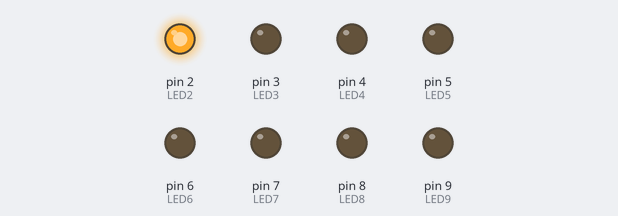
The sketch below on a simulated Arduino Uno, built with avr-gcc and run on an emulated ATmega328P. Shown: output pins drawn as LEDs (lit = HIGH).

Above: at 0.05 s.
At 0.35 s:
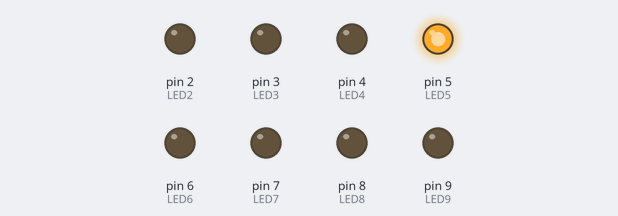
At 0.75 s:
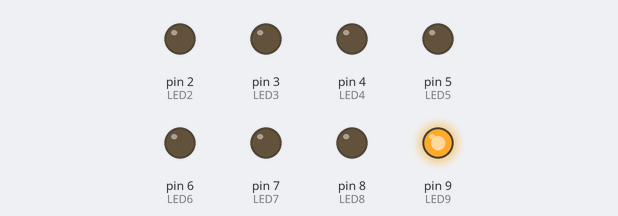
At 1.45 s:
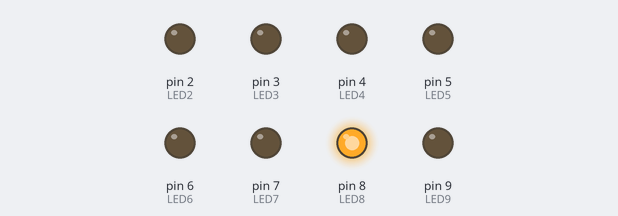
At 2.15 s:
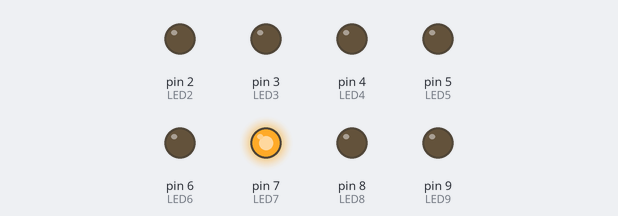
At 2.85 s:
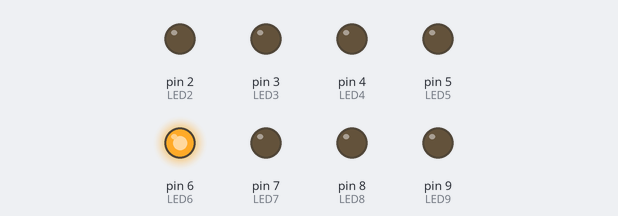
Timing chart, 0 to 3.1 s (numbered marks = the images above):
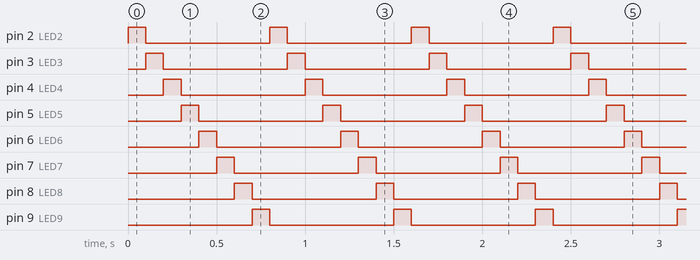

The sketch:

8_LED_TEST.ino
```cpp
int LED2=2; //PIN 8 is set as LED (name)
int LED3=3;
int LED4=4;
int LED5=5;
int LED6=6;
int LED7=7;
int LED8=8;
int LED9=9;

void setup() {
  // put your setup code here, to run once:
pinMode (LED2,OUTPUT); //this selects LED as OUTPUT
pinMode (LED3,OUTPUT);
pinMode (LED4,OUTPUT);
pinMode (LED5,OUTPUT);
pinMode (LED6,OUTPUT);
pinMode (LED7,OUTPUT);
pinMode (LED8,OUTPUT);
pinMode (LED9,OUTPUT);
              // Serial.begin(9600);
}

void loop() {
  // Looping R,
digitalWrite(LED9,LOW);
digitalWrite(LED2,HIGH); //this selects LED as HIGh what is ON
delay(100);  //1000=1sec,
digitalWrite(LED2,LOW);
digitalWrite(LED3,HIGH);
delay(100);  //1000=1sec,
digitalWrite(LED3,LOW);
digitalWrite(LED4,HIGH);
delay(100);  //1000=1sec,
digitalWrite(LED4,LOW);
digitalWrite(LED5,HIGH);
delay(100);  //1000=1sec,
digitalWrite(LED5,LOW);
digitalWrite(LED6,HIGH);
delay(100);  //1000=1sec,
digitalWrite(LED6,LOW);
digitalWrite(LED7,HIGH);
delay(100);  //1000=1sec,
digitalWrite(LED7,LOW);
digitalWrite(LED8,HIGH);
delay(100);  //1000=1sec,
digitalWrite(LED8,LOW);
digitalWrite(LED9,HIGH);
delay(100);  //1000=1sec,

}
```

Measured:
- by itself, pin 2 (LED2), pin 3 (LED3), pin 4 (LED4), pin 5 (LED5), pin 6 (LED6), pin 7 (LED7), pin 8 (LED8), pin 9 (LED9): alternates HIGH for 0.10 s and LOW for 0.70 s
- by itself, everything shown: repeats every 0.80 s, in 8 steps
